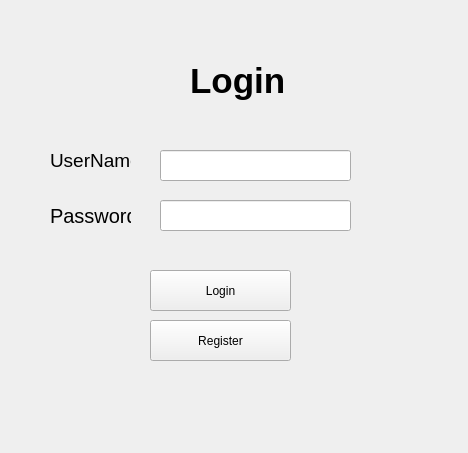
<?xml version="1.0" encoding="UTF-8"?>
<ui version="4.0">
 <class>Login</class>
 <widget class="QWidget" name="Login">
  <property name="geometry">
   <rect>
    <x>0</x>
    <y>0</y>
    <width>468</width>
    <height>453</height>
   </rect>
  </property>
  <property name="windowTitle">
   <string>Login</string>
  </property>
  <widget class="QPushButton" name="btnLogin">
   <property name="geometry">
    <rect>
     <x>150</x>
     <y>270</y>
     <width>141</width>
     <height>41</height>
    </rect>
   </property>
   <property name="text">
    <string>Login</string>
   </property>
  </widget>
  <widget class="QPushButton" name="btnRegister">
   <property name="geometry">
    <rect>
     <x>150</x>
     <y>320</y>
     <width>141</width>
     <height>41</height>
    </rect>
   </property>
   <property name="text">
    <string>Register</string>
   </property>
  </widget>
  <widget class="QLabel" name="label">
   <property name="geometry">
    <rect>
     <x>50</x>
     <y>150</y>
     <width>81</width>
     <height>21</height>
    </rect>
   </property>
   <property name="font">
    <font>
     <pointsize>14</pointsize>
    </font>
   </property>
   <property name="text">
    <string>UserName</string>
   </property>
  </widget>
  <widget class="QLabel" name="label_2">
   <property name="geometry">
    <rect>
     <x>50</x>
     <y>200</y>
     <width>81</width>
     <height>31</height>
    </rect>
   </property>
   <property name="font">
    <font>
     <pointsize>15</pointsize>
    </font>
   </property>
   <property name="text">
    <string>Password</string>
   </property>
  </widget>
  <widget class="QLineEdit" name="lineEditUserName">
   <property name="geometry">
    <rect>
     <x>160</x>
     <y>150</y>
     <width>191</width>
     <height>31</height>
    </rect>
   </property>
  </widget>
  <widget class="QLineEdit" name="lineEditPassword">
   <property name="geometry">
    <rect>
     <x>160</x>
     <y>200</y>
     <width>191</width>
     <height>31</height>
    </rect>
   </property>
  </widget>
  <widget class="QLabel" name="label_3">
   <property name="geometry">
    <rect>
     <x>190</x>
     <y>60</y>
     <width>121</width>
     <height>41</height>
    </rect>
   </property>
   <property name="font">
    <font>
     <pointsize>26</pointsize>
     <weight>75</weight>
     <bold>true</bold>
    </font>
   </property>
   <property name="text">
    <string>Login</string>
   </property>
  </widget>
 </widget>
 <layoutdefault spacing="6" margin="11"/>
 <resources/>
 <connections/>
</ui>
